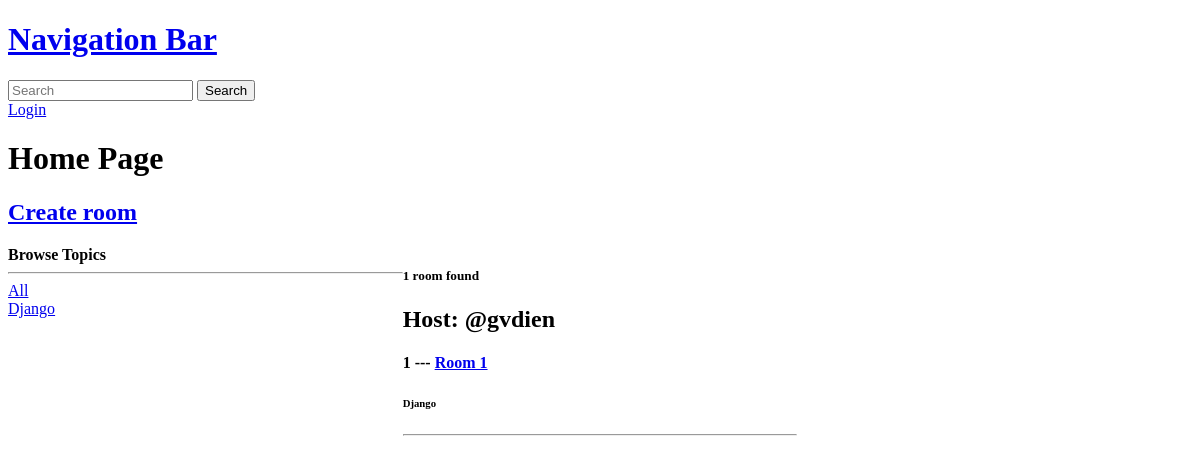
The app's page /, older data.
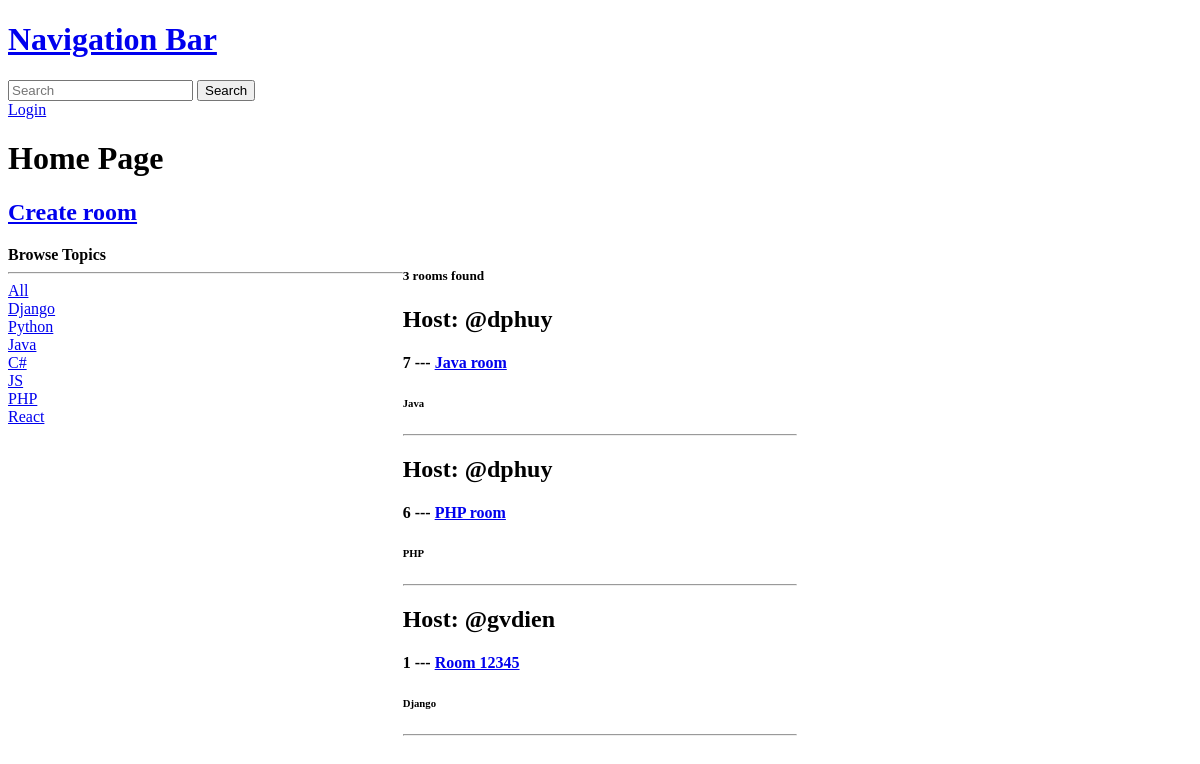
The same page, newer data.
### base/models.py (models this page shows, shortened)
class Topic(models.Model):
    name = models.CharField(max_length=100)

class Room(models.Model):
    host = models.ForeignKey(User, on_delete=models.SET_NULL,null=True)
    topic = models.ForeignKey(Topic, on_delete=models.SET_NULL, null=True)
    name = models.CharField(max_length=100)
    participants = models.ManyToManyField(User, related_name='participants', blank=True)
    description = models.TextField(max_length=100)
    updated = models.DateTimeField(auto_now=True)
    created = models.DateTimeField(auto_now_add=True)
    class Meta:
        ordering = ['-updated', '-created']

### base/views.py (the view)
# urls.py: 2. Add a URL to urlpatterns:  path('', views.home, name='home')
def home(req):
    q = req.GET.get('q') if req.GET.get('q') is not None else ""
    rooms = Room.objects.filter(topic__name__icontains=q)
    topics = Topic.objects.all()
    room_count = rooms.count()
    context = {"rooms": rooms, "topics": topics, 'room_count': room_count}
    return render(req, "home.html", context)

### base/templates/home.html (shortened to what this page needs)
{% extends 'main.html' %}
{% block content %}
<h1>Home Page</h1>
    <h2><a href="{% url 'create-room' %}"> Create room</a></h2>
<div class="home-container">
    <div>
        <b>Browse Topics</b>
        <hr>
        <div>
            <a href="{% url 'home' %}">All</a>
        </div>
        {% for topic in topics %}
        <div>
            <a href="{% url 'home'  %}?q={{ topic.name }}">{{ topic.name }}</a>
        </div>
        {% endfor %}
    </div>
    <div>
        {% if  room_count  > 1 %}
        <h5>{{ room_count }} rooms found</h5>
        {% else %}
        <h5>{{ room_count }} room found</h5>
        {% endif %}
        <div>
            {% for room in rooms %}
                <div>
                    <h2> Host: @{{ room.host.username }}</h2>
                    <h4>{{ room.id }} --- <a href={% url 'room' room.id %}>{{ room.name }}</a> </h4>
                    <h6>{{ room.topic.name }}</h6>
                    <hr>
                </div>
            {% endfor %}
        </div>
    </div>
</div>
{% endblock %}

Row changes from the older to the newer data that the page shows:
added Topic: name "Python"
added Topic: name "Java"
added Topic: name "C#"
added Topic: name "JS"
added Topic: name "PHP"
added Topic: name "React"
added Room: host.username "dphuy", id "7", name "Java room", topic.name "Java"
added Room: host.username "dphuy", id "6", name "PHP room", topic.name "PHP"
changed Room "gvdien": name "Room 1" → "Room 12345"
Text that changed along with them:
{{ room_count }}: (not shown) → "3"
{{ room_count }}: "1" → (not shown)
text no longer shown: "room found"
text now shown: "rooms found"
